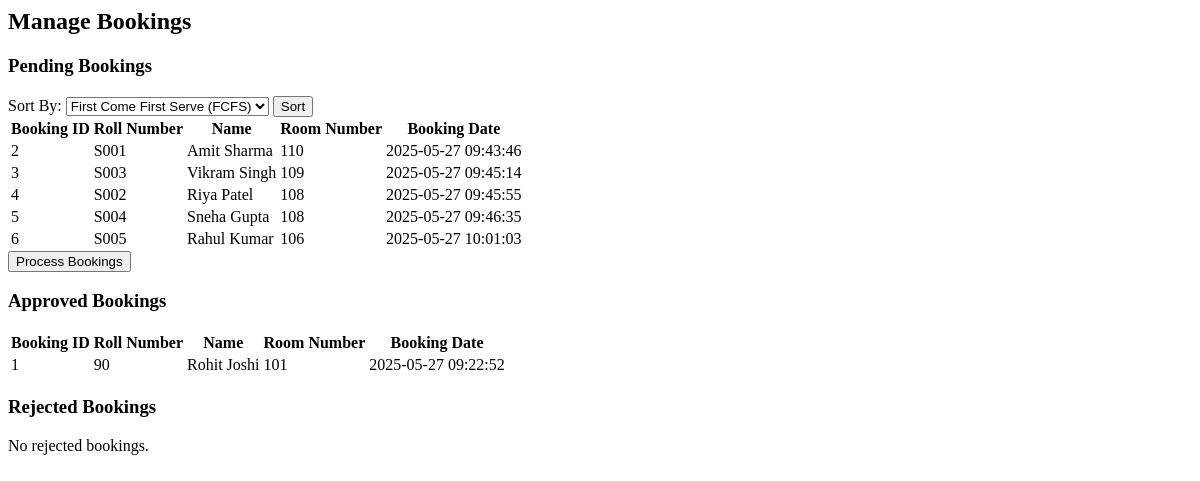
/view_bookings (signed in), run on an earlier commit of the app's database.
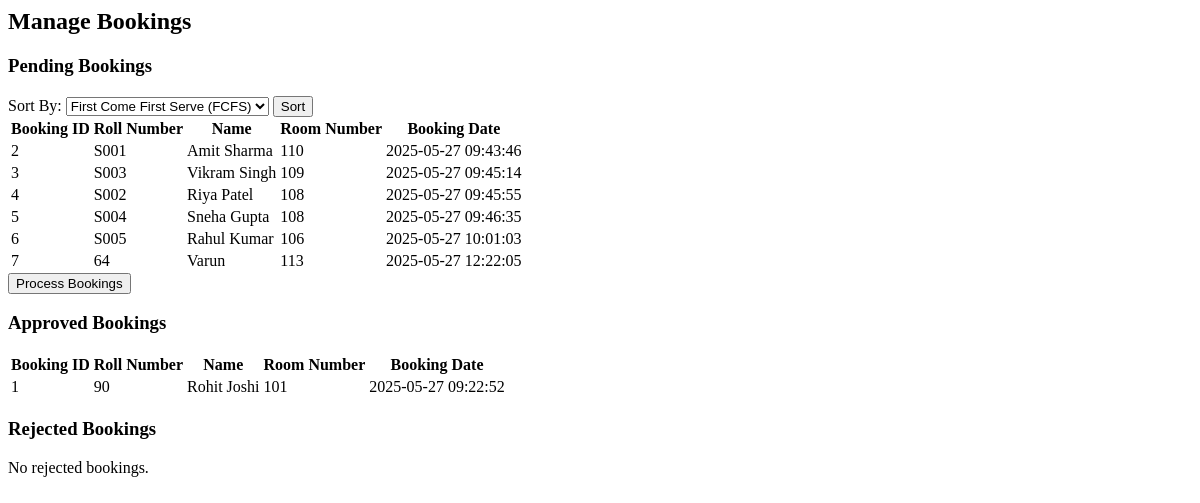
And on a later commit of the database.
### tables this page shows
CREATE TABLE bookings (
    id INTEGER PRIMARY KEY AUTOINCREMENT,
    student_id INTEGER NOT NULL,
    room_id INTEGER NOT NULL,
    status TEXT NOT NULL DEFAULT 'pending',
    booking_date TEXT DEFAULT CURRENT_TIMESTAMP,
    FOREIGN KEY (student_id) REFERENCES students(id),
    FOREIGN KEY (room_id) REFERENCES rooms(id)
);

CREATE TABLE students (
    id INTEGER PRIMARY KEY AUTOINCREMENT,
    student_id TEXT UNIQUE NOT NULL,  -- Roll number
    username TEXT UNIQUE NOT NULL,
    password TEXT NOT NULL,
    name TEXT NOT NULL,
    email TEXT NOT NULL
);

CREATE TABLE "rooms" (
            id INTEGER PRIMARY KEY AUTOINCREMENT,
            room_number TEXT NOT NULL UNIQUE,
            status TEXT DEFAULT 'available',
            max_capacity INTEGER NOT NULL,
            current_occupancy INTEGER DEFAULT 0
        );

### routes/routes.py (the view)
    @app.route("/view_bookings")
    def view_bookings():
        if "user" not in session or session["user_type"] != "admin":
            flash("Please log in as an admin to access this page.", "error")
            return redirect(url_for("login"))
        try:
            with get_db() as conn:
                pending_bookings = conn.execute(
                    """
                    SELECT b.id, b.student_id, b.room_id, b.status, b.booking_date,
                           s.student_id AS roll_number, s.name, r.room_number
                    FROM bookings b
                    JOIN students s ON b.student_id = s.id
                    JOIN rooms r ON b.room_id = r.id
                    WHERE b.status = 'pending'
                    ORDER BY b.booking_date ASC
                """
                ).fetchall()
                approved_bookings = conn.execute(
                    """
                    SELECT b.id, b.student_id, b.room_id, b.status, b.booking_date,
                           s.student_id AS roll_number, s.name, r.room_number
                    FROM bookings b
                    JOIN students s ON b.student_id = s.id
                    JOIN rooms r ON b.room_id = r.id
                    WHERE b.status = 'approved'
                    ORDER BY b.booking_date ASC
                """
                ).fetchall()
                rejected_bookings = conn.execute(
                    """
                    SELECT b.id, b.student_id, b.room_id, b.status, b.booking_date,
                           s.student_id AS roll_number, s.name, r.room_number
                    FROM bookings b
                    JOIN students s ON b.student_id = s.id
                    JOIN rooms r ON b.room_id = r.id
                    WHERE b.status = 'rejected'
                    ORDER BY b.booking_date ASC
                """
                ).fetchall()
            return render_template(
                "view_bookings.html",
                pending_bookings=pending_bookings,
                approved_bookings=approved_bookings,
                rejected_bookings=rejected_bookings,
            )
        except sqlite3.Error as e:
            print(f"Database error in view_bookings: {e}")
            flash("Database error occurred.", "error")
            return redirect(url_for("admin_dashboard"))

### templates/view_bookings.html (shortened to what this page needs)
<h2>Manage Bookings</h2>
<h3>Pending Bookings</h3>
{% if pending_bookings %}
<div>
    <label for="strategy">Sort By:</label>
    <select id="strategy">
        <option value="fcfs">First Come First Serve (FCFS)</option>
    </select>
    <button onclick="sortBookings()">Sort</button>
</div>
<table id="pendingBookingsTable">
    <thead>
        <tr>
            <th>Booking ID</th>
            <th>Roll Number</th>
            <th>Name</th>
            <th>Room Number</th>
            <th>Booking Date</th>
        </tr>
    </thead>
    <tbody>
        {% for booking in pending_bookings %}
        <tr>
            <td>{{ booking.id }}</td>
            <td>{{ booking.roll_number }}</td>
            <td>{{ booking.name }}</td>
            <td>{{ booking.room_number }}</td>
            <td>{{ booking.booking_date }}</td>
        </tr>
        {% endfor %}
    </tbody>
</table>
<form method="POST" action="{{ url_for('process_bookings') }}">
    <button type="submit">Process Bookings</button>
</form>
{% else %}
<p>No pending bookings.</p>
{% endif %}
<h3>Approved Bookings</h3>
{% if approved_bookings %}
<table>
    <thead>
        <tr>
            <th>Booking ID</th>
            <th>Roll Number</th>
            <th>Name</th>
            <th>Room Number</th>
            <th>Booking Date</th>
        </tr>
    </thead>
    <tbody>
        {% for booking in approved_bookings %}
        <tr>
            <td>{{ booking.id }}</td>
            <td>{{ booking.roll_number }}</td>
            <td>{{ booking.name }}</td>
            <td>{{ booking.room_number }}</td>
            <td>{{ booking.booking_date }}</td>
        </tr>
        {% endfor %}
    </tbody>
</table>
{% else %}
<p>No approved bookings.</p>
{% endif %}
<h3>Rejected Bookings</h3>
{% if rejected_bookings %}
<table>
    <thead>
        <tr>
            <th>Booking ID</th>
            <th>Roll Number</th>
            <th>Name</th>
            <th>Room Number</th>
            <th>Booking Date</th>
        </tr>
    </thead>
    <tbody>
        {% for booking in rejected_bookings %}
        <tr>
            <td>{{ booking.id }}</td>
            <td>{{ booking.roll_number }}</td>
            <td>{{ booking.name }}</td>
            <td>{{ booking.room_number }}</td>
            <td>{{ booking.booking_date }}</td>
        </tr>
        {% endfor %}
    </tbody>
</table>
{% else %}
<p>No rejected bookings.</p>
{% endif %}

What changed in the data, as far as the page shows it:
added bookings: id "7", roll_number "64", name "Varun", room_number "113", booking_date "2025-05-27 12:22:05", shown under "Pending Bookings"
